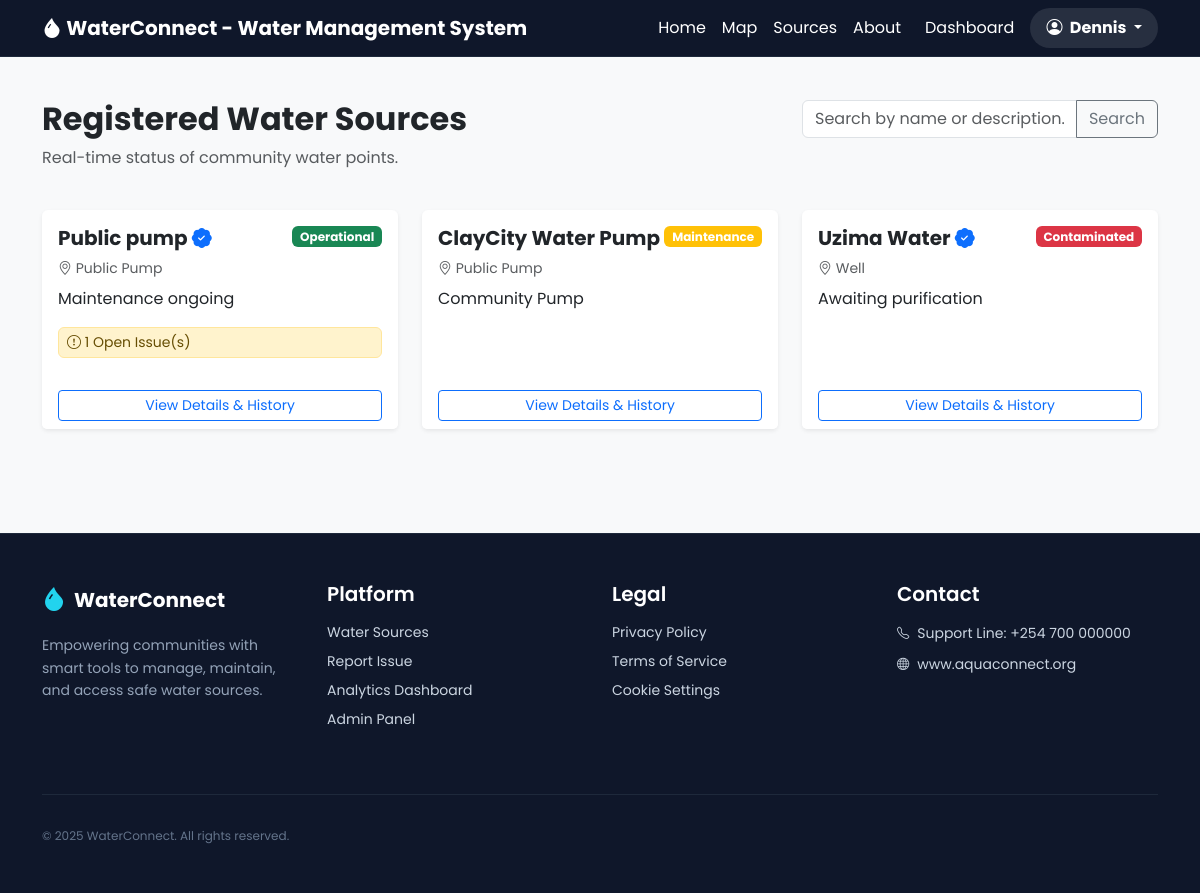
The page /sources/ (signed in) on the database its author committed.
### waterapp/models.py (models this page shows, shortened)
class WaterSource(models.Model):
    SOURCE_TYPES = [
        ('B', 'Borehole'),
        ('W', 'Well'),
        ('T', 'Tap'),
        ('R', 'River Intake'),
        ('P', 'Public Pump'),
    ]
    STATUS_CHOICES = [
        ('O', 'Operational'),
        ('M', 'Maintenance'),
        ('B', 'Broken/Non-Operational'),
        ('C', 'Contaminated'),
    ]
    name = models.CharField(max_length=100, help_text="E.g., Nairobi Zone A")
    source_type = models.CharField(max_length=1, choices=SOURCE_TYPES)
    latitude = models.DecimalField(max_digits=9, decimal_places=6, help_text="Latitude coordinate")
    longitude = models.DecimalField(max_digits=9, decimal_places=6, help_text="Longitude coordinate")
    status = models.CharField(max_length=1, choices=STATUS_CHOICES, default='O')
    is_verified = models.BooleanField(default=False, help_text="Has this source been verified for water quality?")
    installation_date = models.DateField(default=timezone.now)
    description = models.TextField(blank=True)
    last_updated = models.DateTimeField(auto_now=True)
    @property
    def status_color(self):
        if self.status == 'O':
            return 'success' # Green
        elif self.status == 'M':
            return 'warning' # Yellow/Orange
        return 'danger' # Red

### waterapp/views.py (the view)
# urls.py: path('sources/', views.water_source_list, name='water_source_list'),
def water_source_list(request):
    sources = WaterSource.objects.all()
    query = request.GET.get('q')
    if query:
        sources = sources.filter(
            Q(name__icontains=query) |
            Q(description__icontains=query)
        )
    sources = sources.annotate(
        num_open_issues=Count('issues', filter=Q(issues__is_resolved=False))
    )
    return render(request, 'waterapp/water_source_list.html', {'sources': sources})

### templates/waterapp/water_source_list.html
{% extends 'waterapp/base.html' %}
{% block content %}
<div class="container" style="padding-top: 100px;">
    <div class="row mb-4">
        <div class="col-md-8">
            <h2 class="fw-bold">Registered Water Sources</h2>
            <p class="text-muted">Real-time status of community water points.</p>
        </div>
        <div class="col-md-4 text-end">
            <form method="get" action="{% url 'water_source_list' %}">
                <div class="input-group">
                    <input type="text" name="q" class="form-control" placeholder="Search by name or description..." value="{{ request.GET.q }}">
                    <button class="btn btn-outline-secondary" type="submit">Search</button>
                </div>
            </form>
        </div>
    </div>
    <div class="row">
        {% for source in sources %}
        <div class="col-md-6 col-lg-4 mb-4">
            <div class="card h-100 border-0 shadow-sm">
                <div class="card-body">
                    <div class="d-flex justify-content-between align-items-start mb-2">
                        <h5 class="card-title fw-bold mb-0">
                            {{ source.name }}
                            {% if source.is_verified %}
                            <i class="bi bi-patch-check-fill text-primary" title="Verified Source"></i>
                            {% endif %}
                        </h5>
                        <span class="badge bg-{{ source.status_color }}">
                            {{ source.get_status_display }}
                        </span>
                    </div>
                    <p class="text-muted small mb-2"><i class="bi bi-geo-alt"></i> {{ source.get_source_type_display }}</p>
                    <p class="card-text">{{ source.description|truncatechars:80 }}</p>
                    {% if source.num_open_issues > 0 %}
                    <div class="alert alert-warning py-1 px-2 small">
                        <i class="bi bi-exclamation-circle"></i> {{ source.num_open_issues }} Open Issue(s)
                    </div>
                    {% endif %}
                </div>
                <div class="card-footer bg-white border-0 pt-0">
                    <a href="{% url 'water_source_detail' source.pk %}" class="btn btn-outline-primary btn-sm w-100">
                        View Details & History
                    </a>
                </div>
            </div>
        </div>
        {% empty %}
        <div class="col-12 text-center py-5">
            <h4 class="text-muted">No water sources found.</h4>
        </div>
        {% endfor %}
    </div>
</div>
{% endblock %}

### templates/waterapp/base.html (shortened to what this page needs)
{% load static %}
<!DOCTYPE html>
<html lang="en">
<head>
    <link href="https://cdn.jsdelivr.net/npm/bootstrap@5.3.0/dist/css/bootstrap.min.css" rel="stylesheet">
    <link rel="stylesheet" href="https://cdn.jsdelivr.net/npm/bootstrap-icons@1.11.0/font/bootstrap-icons.css">
    <link rel="stylesheet" href="{% static 'waterapp/css/main.css' %}">
</head>
<body>
    <nav class="navbar navbar-expand-lg navbar-dark fixed-top" style="background-color: #0f172a; border-bottom: 1px solid #1e293b;">
        <div class="container">
            <a class="navbar-brand fw-bold" href="{% url 'index' %}">
                <i class="bi bi-droplet-fill"></i> WaterConnect - Water Management System
            </a>
            <div class="collapse navbar-collapse justify-content-end">
                <ul class="navbar-nav">
                    <li class="nav-item">
                        <a class="nav-link text-white" href="{% url 'index' %}">Home</a>
                    </li>
                    <li class="nav-item">
                        <a class="nav-link text-white" href="{% url 'water_source_map' %}">Map</a>
                    </li>
                    <li class="nav-item">
                        <a class="nav-link text-white" href="{% url 'water_source_list' %}">Sources</a>
                    </li>
                    <li class="nav-item">
                        <a class="nav-link text-white" href="{% url 'about' %}">About</a>
                    </li>
                        {% if user.is_authenticated %}
                        <li class="nav-item ms-2">
                            <a href="{% url 'dashboard' %}" class="nav-link text-white">Dashboard</a>
                        </li>
                        <li class="nav-item dropdown ms-2">
                            <a class="nav-link dropdown-toggle text-white fw-bold btn btn-outline-light border-0 px-3" href="#" role="button" data-bs-toggle="dropdown" aria-expanded="false" style="border-radius: 20px; background: rgba(255,255,255,0.1);">
                                <i class="bi bi-person-circle me-1"></i> {{ user.username }}
                            </a>
                        </li>
                        {% endif %}
                </ul>
            </div>
        </div>
    </nav>
    <div class="min-vh-80">
        {% block content %}{% endblock %}
    </div>
    {% include 'waterapp/footer.html' %}
</body>
</html>

### static/waterapp/css/main.css (style rules this page uses)
body { font-family: 'Poppins', sans-serif; background-color: #f8f9fa; }

### rows shown on the page
WaterSource: name "Public pump", is_verified True (drawn), status "Operational", source_type "Public Pump", description "Maintenance ongoing", num_open_issues "1"
WaterSource: name "ClayCity Water Pump", status "Maintenance", source_type "Public Pump", description "Community Pump"
WaterSource: name "Uzima Water", is_verified True (drawn), status "Contaminated", source_type "Well", description "Awaiting purification"

### other values the page prints
{{ user.username }} "Dennis"
